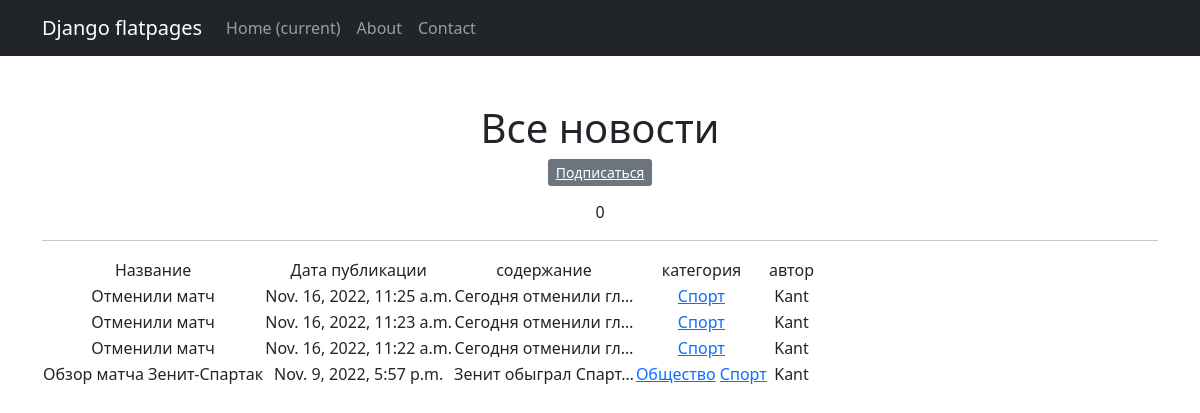
/categories/3/, run on an earlier commit of the app's database.
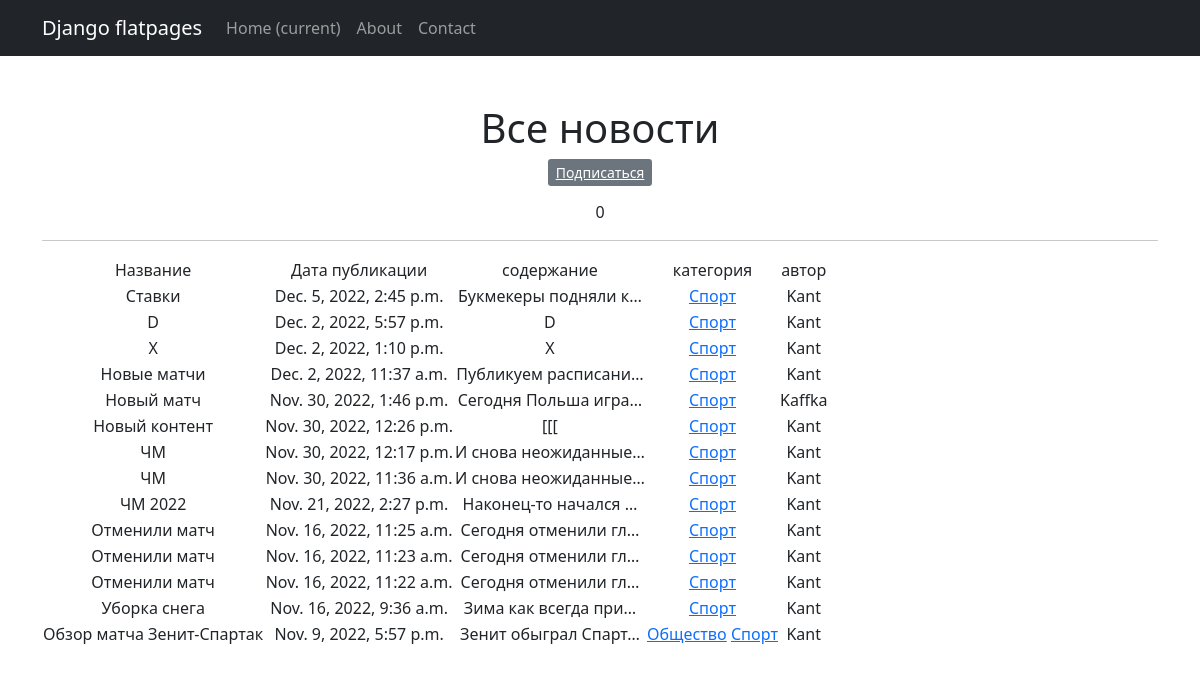
And on a later commit of the database.
### news/models.py (models this page shows, shortened)
class Post(models.Model):
    article = 'ar'
    new = 'ne'
    POSTVARIETY = [
        (article, 'Статья'),
        (new, 'Новость')
    ]
    author = models.ForeignKey(Author, on_delete=models.CASCADE)
    post_variety = models.CharField(max_length=2, choices=POSTVARIETY, default=article)
    dateCreation = models.DateTimeField(auto_now_add=True)
    category = models.ManyToManyField(Category, through="PostCategory")
    title = models.CharField(max_length=255, default="Новый контент")
    text = models.TextField()
    rating = models.IntegerField(default=0)

class Category(models.Model):
    category = models.CharField(max_length=64, unique=True)
    subscribers = models.ManyToManyField(User, related_name='categories')

class Author(models.Model):
    authorUser = models.OneToOneField(User, on_delete=models.CASCADE)
    ratingAuthor = models.IntegerField(default=0)
    def __str__(self):
        return self.authorUser.username

### news/views.py (the view)
# urls.py: path('categories/<int:pk>/', CategoryListView.as_view(), name='category_list'),
class CategoryListView(ListView):
    model = Post
    template_name = 'category_list.html'
    context_object_name = 'category_news_list'
    def get_queryset(self):
        self.category = get_object_or_404(Category, id=self.kwargs['pk'])
        queryset = Post.objects.filter(category=self.category).order_by('-dateCreation')
        return queryset
    def get_context_data(self, **kwargs):
        context = super().get_context_data(**kwargs)
        context['is_not_subscriber'] = self.request.user not in self.category.subscribers.all()
        context['category'] = self.category
        return context

### news/templatetags/custom_filters.py (called while the page is built)
@register.filter()
def censor(value):
   bad_words = ['Хуй','хуй','Бля','бля','еба','Еба','пиз','Пиз','Хер','хер', 'хуе','Хуе']
   value_= value.split()
   result = []
   for a in value_:
      if a[:3] in bad_words:
         a = a[0] + "*"*len(a[1:])
         result.append(a)
      else:
          result.append(a)
   return " ".join(result)

### templates/category_list.html (shortened to what this page needs)
{% extends 'flatpages/default.html' %}
{% load custom_filters %}
{% block content %}
<h1>Все новости</h1>
   {% if is_not_subscriber %}
   <p class="text-center"><a href="{% url 'subscribe' category.id %}" class="btn-secondary btn-sm">Подписаться</a></p>
   {% endif %}
   {{news|length}}
   <hr>
   {% if category_news_list %}
       <table>
           <tr>
               <td>Название</td>
               <td>Дата публикации</td>
               <td>содержание</td>
               <td>категория</td>
               <td>автор</td>
           </tr>
           {% for new in category_news_list %}
           <tr>
               <td>{{ new.title|censor }}</td>
               <td>{{ new.dateCreation }}</td>
               <td>{{ new.text|truncatechars:20|censor }}</td>
               <td>{% for cat in new.category.all %}
                   <a href="{% url 'category_list' cat.id %}">{{ cat.category }}</a>
                   {% endfor %}</td>
               <td>{{ new.author }}</td>
               <td>
               </td>
           </tr>
           {% endfor %}
       </table>
   {% else %}
       <h2>Новостей нет!</h2>
   {% endif %}
{% endblock content %}

### templates/flatpages/default.html (shortened to what this page needs)
<!DOCTYPE html>
<html lang="en">
    <head>
        {%load static %}
        <link href="{%static 'styles.css'%}" rel="stylesheet" />
    </head>
    <body>
        <nav class="navbar navbar-expand-lg navbar-dark bg-dark static-top">
   <div class="container">
       <a class="navbar-brand" href="#">Django flatpages</a>
       <div class="collapse navbar-collapse" id="navbarResponsive">
           <ul class="navbar-nav ml-auto">
               <li class="nav-item active">
                   <a class="nav-link" href="#">Home
                       <span class="sr-only">(current)</span>
                   </a>
               </li>
               <li class="nav-item">
                   <a class="nav-link" href="/about/">About</a>
               </li>
               <li class="nav-item">
                   <a class="nav-link" href="/contacts/">Contact</a>
               </li>
           </ul>
       </div>
   </div>
</nav>
        <div class="container">
            <div class="text-center mt-5">
               {% block content %}{% endblock content %}
            </div>
        </div>
    </body>
</html>

What changed in the data, as far as the page shows it:
added Post: title|censor "Ставки", dateCreation "Dec. 5, 2022, 2:45 p.m.", text|censor "Букмекеры подняли к…", author "Kant", Category (category "Спорт")
added Post: title|censor "D", dateCreation "Dec. 2, 2022, 5:57 p.m.", text|censor "D", author "Kant", Category (category "Спорт")
added Post: title|censor "X", dateCreation "Dec. 2, 2022, 1:10 p.m.", text|censor "X", author "Kant", Category (category "Спорт")
added Post: title|censor "Новые матчи", dateCreation "Dec. 2, 2022, 11:37 a.m.", text|censor "Публикуем расписани…", author "Kant", Category (category "Спорт")
added Post: title|censor "Новый матч", dateCreation "Nov. 30, 2022, 1:46 p.m.", text|censor "Сегодня Польша игра…", author "Kaffka", Category (category "Спорт")
added Post: title|censor "Новый контент", dateCreation "Nov. 30, 2022, 12:26 p.m.", text|censor "[[[", author "Kant", Category (category "Спорт")
added Post: title|censor "ЧМ", dateCreation "Nov. 30, 2022, 12:17 p.m.", text|censor "И снова неожиданные…", author "Kant", Category (category "Спорт")
added Post: title|censor "ЧМ", dateCreation "Nov. 30, 2022, 11:36 a.m.", text|censor "И снова неожиданные…", author "Kant", Category (category "Спорт")
now on this page (row unchanged): Post: title|censor "ЧМ 2022", dateCreation "Nov. 21, 2022, 2:27 p.m.", text|censor "Наконец-то начался …", author "Kant", Category (category "Спорт")
now on this page (row unchanged): Post: title|censor "Уборка снега", dateCreation "Nov. 16, 2022, 9:36 a.m.", text|censor "Зима как всегда при…", author "Kant", Category (category "Спорт")
